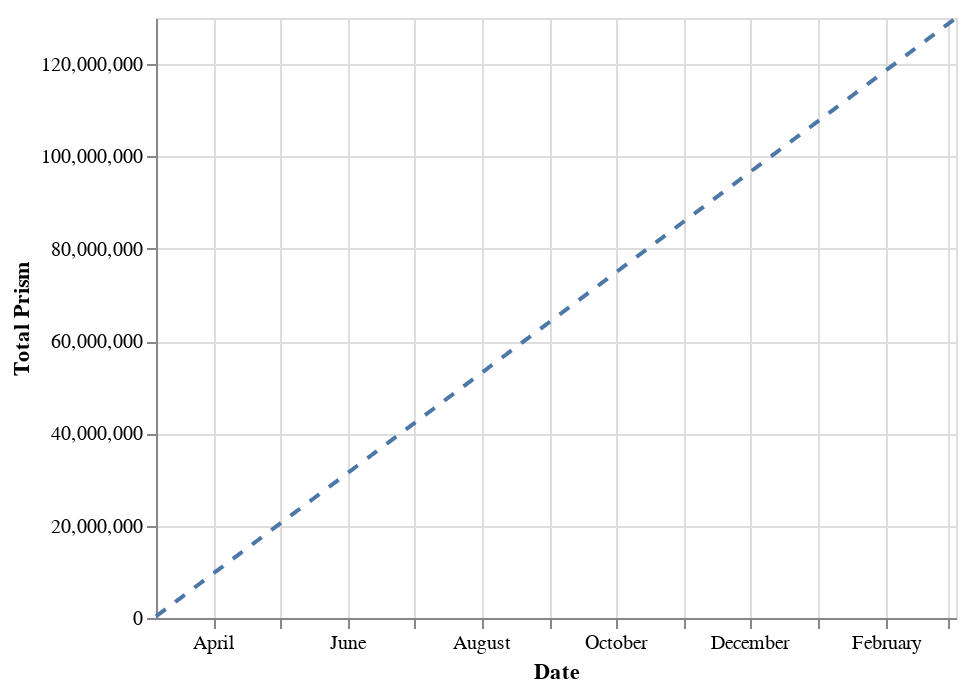

Source (notebook cell):
### Code cell
cum_ust_chart = alt.Chart(prism_emitted).mark_line(strokeDash=[6,6]).encode(
    x=alt.X('Date:T'),
    y='Total Prism'
)
cum_ust_chart

### Figure 1 — Vega-Lite specification as saved in the notebook (floating-point values rounded to 4 significant figures; data arrays with more than 128 entries replaced by an {"elided": "..."} marker saying what was removed)
{"config": {"view": {"continuousWidth": 400, "continuousHeight": 300}}, "data": {"name": "data-6da95cb8560f0261ae2ebbb17354ec11"}, "mark": {"type": "line", "strokeDash": [6, 6]}, "encoding": {"x": {"field": "Date", "type": "temporal"}, "y": {"field": "Total Prism", "type": "quantitative"}}, "$schema": "https://vega.github.io/schema/vega-lite/v4.17.0.json", "datasets": {"data-6da95cb8560f0261ae2ebbb17354ec11": {"elided": "365 records"}}}
